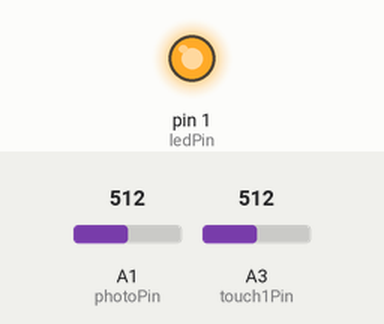
Simulated run of this sketch. Board: Arduino Uno, built with avr-gcc and run on an emulated ATmega328P. Parts: output pins drawn as LEDs (lit = HIGH). Inputs (shaded band) come from the test bench; at power-on: A1 (photoPin) = 512, A3 (touch1Pin) = 512. Random numbers use the default seed unless the sketch sets one; pins used as bus, display or sensor lines are not drawn.

Above: at 0.1 s.
At 2.7 s:
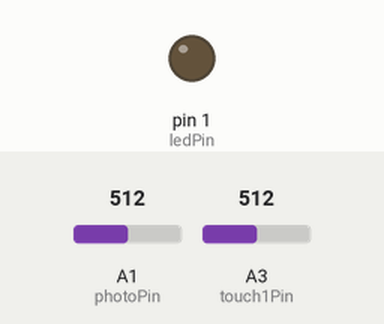
Timing chart, 0 to 4.2 s (numbered marks = the images above):
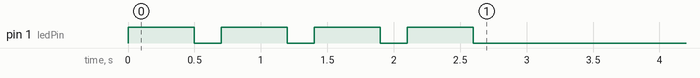

The sketch:

firefly.ino
```cpp
/*
 * Firefly 'learn to solder' badge
 * Originally developed for Homeschool Association of California Convention 2017, Maker Space
 *
 * {link to hardware design}
 * http://github.com/chriscook8/firefly
 *
 * 1) when photocell detects dark, start binking
 * 2) if photocell detects other binking, speed up delay in attempt to synchronize with other blinking
 * 3) detect wing touch to enter other modes
 * 3a) blink during the day (when photocell detects light)
 * 3b) ? set different blink pattern
 *
 *
 * narative:
 * battery added, setup function begins,
 * hello blink,take ref readings, random pause before normal opperations
 *
 *
 * modes
 * if night, blind, firefly blink, blind, sense (light and touch) for period until next blink;
 *    light sense advances next blink period
 * if day, no blink, low power mode, less frequent sensing to tell it it's become night, or if captouch
 *
 * touch signals:
 *  - both wings held
 *  -- special bink on detection (hello blink)
 *  -- set allways blink mode toggle
 *
 */

// put ledPin on PWM pin
// put touch pins on Qtouch pins

  #define ledPin 1
  #define photoPin A1
  #define touch1Pin A3
  #define touch2Pin A2

//Configuration variables
  #define mainloopdelay 100 // sample every x ms
  #define day 90 //photocell day vs night value
  #define percentblink 1.1 // x * average to trigger blinkdetect
  #define flashadvance 150 //skip forward x on blink detect
  #define blinkfreq 8000 // Blink every x
  #define numReadings 10 // x readings for average light
//
  #define tt_off 0
  #define tt_on 1
  #define tt_push 2
  #define tt_release 3
  #define tt_timeout 4

  #define tenMin (1000*60*10)

#include <avr/wdt.h>
#define soft_reset()        \
do                          \
{                           \
    wdt_enable(WDTO_15MS);  \
    for(;;)                 \
    {                       \
    }                       \
} while(0)


  uint8_t photoVal = 0;
  uint8_t photoReadings[numReadings];
  uint8_t photoCounter = 0;
  uint8_t photoAvg = 0;
  uint16_t photoTotal = 0;
  uint8_t blinkCount = 0;

  boolean wingOverride = false;
  boolean wasOff = false;

  unsigned long lastMillis = 0;
  unsigned long currentMillis = 0;


void init_ADC() {

  ADCSRA =
            (1 << ADEN)  |     // Enable ADC
            (0 << ADPS2) |     // set prescaler to 8, bit 2
            (1 << ADPS1) |     // set prescaler to 8, bit 1
            (1 << ADPS0);      // set prescaler to 8, bit 0

}

uint8_t get_photo() {
  ADMUX =
            (1 << ADLAR) |     // left shift result
            (0 << REFS1) |     // Sets ref. voltage to VCC, bit 1
            (0 << REFS0) |     // Sets ref. voltage to VCC, bit 0
            (0 << MUX3)  |     // use ADC1 for input (PB2), MUX bit 3
            (0 << MUX2)  |     // use ADC1 for input (PB2), MUX bit 2
            (0 << MUX1)  |     // use ADC1 for input (PB2), MUX bit 1
            (1 << MUX0);       // use ADC1 for input (PB2), MUX bit 0

  ADCSRA |= (1 << ADSC);  // Start A2D Conversions
  while (ADCSRA & (1 << ADSC) ); // wait till conversion complete
  return ADCH;
}


void init_blink(uint8_t a){
  for (uint8_t cnt = 0; cnt < a; cnt++ ){
    analogWrite(ledPin, 255);
    delay(500);
    analogWrite(ledPin, 0);
    delay(200);
  }
}

void firefly_blink(){
  if (currentMillis - lastMillis > blinkfreq){
    //blink with nice sinlog fade effect
      float in, out;
      // < 10.995 = one wave, < 17.278 = two
      for (in = 4.712; in < 17.278; in = in + 0.01)
      {
        out = sin(in) * 127.5 + 127.5;
        analogWrite(ledPin,out);
        delay(1);
      }
      digitalWrite(ledPin, LOW);
    lastMillis = millis();
  }
}

void updateAvg(){
  // make photoAvg
  photoTotal = photoTotal - photoReadings[photoCounter];
  photoReadings[photoCounter] = photoVal;
  photoTotal = photoTotal + photoReadings[photoCounter];
  photoCounter = photoCounter + 1;
  if (photoCounter >= numReadings) {
    photoCounter = 0;
  }
  photoAvg = photoTotal / numReadings;
}

void resetPhotoAvg(){
  for ( int a=0; a < numReadings; a++) { updateAvg(); }
}

void setup() {

  MCUSR = 0;
  wdt_disable();

  pinMode(ledPin, OUTPUT);
  digitalWrite(ledPin, LOW);

  resetPhotoAvg();

  init_ADC();
  tinytouch_init();

  init_blink(4);

  randomSeed(analogRead(5));
  delay(random(300,3000));  //random delay
}

void loop() {

//set time
  currentMillis = millis();
 // if (millis() > tenMin) { soft_reset(); } //
 // if (currentMillis < lastMillis) { lastMillis = currentMillis; currentMillis++; } // rollover protection

// get current vals  and do logic
  delay(mainloopdelay); // don't sample more than x a second
  photoVal = get_photo();

  if (tinytouch_sense()==tt_push) { init_blink(2); wingOverride = !wingOverride; }

  if (photoVal < day){
    if ( wasOff ) {
      wasOff = false;
      resetPhotoAvg();
      } else if (photoVal > photoAvg*percentblink) {
          lastMillis = lastMillis - flashadvance;
          }
    } else { wasOff = true; }

  if ( photoVal < day || wingOverride) {
    firefly_blink();
  }

}
```

TinyTouch.ino
```cpp
#include <util/delay.h>
#include <avr/io.h>

//////////////////////////////////////////////////////////////////////////
//
// User definable settings
//
//////////////////////////////////////////////////////////////////////////

// Define upper and lower threshold for the touch sensing. You may have to
// change these depending on the geometry of your touch button.
// Setting the "on" value lower will make the touch button more sensitive.
// Setting the "off" value higher will make the touch button less likely
// to be "stuck". Too high values can lead to oscillations.

#define touch_threshold_on 177
#define touch_threshold_off 170

// If the touch button is pressed, the bias value is not updated
// to prevent detection of multiple touches. In some cases this may
// lead to a "stuck button" situation. Therefore an update of the bias
// is forced after a certain time unless this function is deactivated.
//
// The value of timeout corresponds to the number of calls to tinytouch_sense().
// The maximum is 255.
// Setting timeout to 0 will turn the functionality off.

#define touch_timeout 255
//#define touch_timeout 0   // turn off timeout functionality


// Define pins to use for the reference input and the touch button
// The reference pin is used to charge or discharge the internal
// sample&hold capacitor. This pin is used in output mode and should
// not be shorted to VCC or GND externally.
// The sense pin is connected to the touch-button. To improve noise immunity
// a series resistor can be used.

// The pin number must match the corresponding analog input number ADCx.
// Default port is PORTB. (ATtiny 5/10/13/25/45/85)

#define tt_refpin 5   // Use PB5 as reference pin
#define tt_refadc 0   // Use ADC0 as reference ADC input
#define tt_sensepin 3 // Use PB3 as sense pin
#define tt_senseadc 3 // Use ADC3 as sense ADC input

//////////////////////////////////////////////////////////////////////////
//
// Library functions
//
//////////////////////////////////////////////////////////////////////////

// Library initialization
// Call this once to initialize the library functions and the ADC converter
//void  tinytouch_init(void);

// The sense function evaluates the button state and performs internal
// housekeeping. It should be polled at least 30 times per second to
// update the internal logic. Please note that each call performs 32
// analog to digital conversions with active waiting. This may take
// several ms.

// Possible return values are:
//    tt_off=0  No touch sensed
//    tt_on   Touch button is active and touch is sensed.
//    tt_push   Touch button is pushed. Use this to initiate one time events.
//    tt_release  Touch button is released. Use this to initiate one time events.
//    tt_timeout  Touch button has been active too long and internal bias was reset.
//uint8_t tinytouch_sense(void);

// Internal function to read the adc input
//uint8_t tinytouch_adc(void);

uint16_t bias;
uint8_t touch;
#if touch_timeout>0
uint8_t timer;
#endif
/*
      Capacitive sensing using charge sharing between
      the S/H capacitor and an external sensing pad
*/

void  tinytouch_init(void) {

  bias=tinytouch_adc()<<8;
  touch=0;
}

uint8_t tinytouch_sense(void) {
  uint8_t i;
  uint16_t tmp;
  int16_t delta;

  tmp=0;
  for (i=0; i<16; i++) {
    tmp+=tinytouch_adc(); // average 16 samples
    _delay_us(100);
  }

  delta=tmp-(bias>>4);

  if (!touch) {
    if (delta>touch_threshold_on) {
      touch=1;
#if touch_timeout>0
      timer=0;
#endif
      return tt_push;
    }

    // update bias only when touch not active
    bias=(bias-(bias>>6))+(tmp>>2);   // IIR low pass
    return tt_off;
  } else {
    if (delta<touch_threshold_off) {
      touch=0;
      return tt_release;
    }

#if touch_timeout>0
    if (timer==255) {
      bias=tinytouch_adc()<<8;
      return tt_timeout;
    }
    timer++;
#endif
    return tt_on;
  }
}

uint8_t tinytouch_adc(void) {

  uint8_t dat1,dat2;

  // Precharge Low
  ADMUX =tt_refadc; // connect S/H cap to reference pin
  PORTB |= _BV(tt_refpin);    // Charge S/H Cap
  PORTB &=~_BV(tt_sensepin);    // Discharge Pad (0)
  DDRB  |= _BV(tt_refpin)|_BV(tt_sensepin);

  _delay_us(32);

  DDRB  &=~(_BV(tt_sensepin));  // float pad input, note that pull up is off.

  ADMUX =tt_senseadc|_BV(ADLAR);  // Connect sense input to adc

  ADCSRA  |=_BV(ADSC); // Start conversion
  while (!(ADCSRA&_BV(ADIF)));
  ADCSRA  |=_BV(ADIF); // Clear ADIF

  dat1=ADCH;

  // Precharge High
  ADMUX  =tt_refadc;  // connect S/H cap to reference pin
  PORTB &=~_BV(tt_refpin);    // Discharge S/H Cap
  PORTB |= _BV(tt_sensepin);    // Charge Pad
  DDRB  |= _BV(tt_refpin)|_BV(tt_sensepin);

  _delay_us(32);

  DDRB  &=~(_BV(tt_sensepin));  // float pad input input
  PORTB &=~_BV(tt_sensepin);    // pull up off

  ADMUX =tt_senseadc|_BV(ADLAR);  // Connect sense input to adc

  ADCSRA  |=_BV(ADSC); // Start conversion
  while (!(ADCSRA&_BV(ADIF)));
  ADCSRA  |=_BV(ADIF); // Clear ADIF

  dat2=ADCH;

  return dat2-dat1;
}
```
